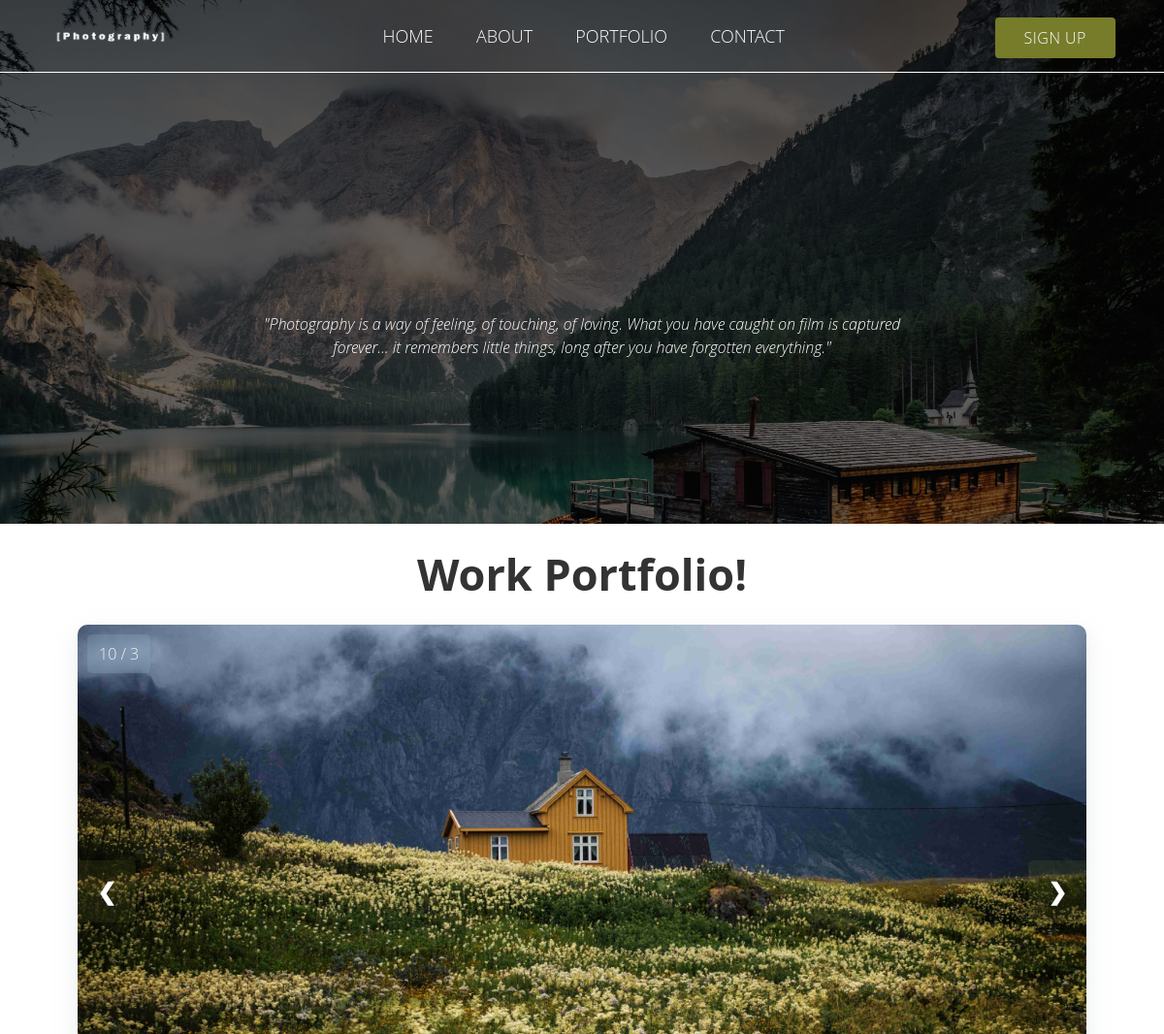
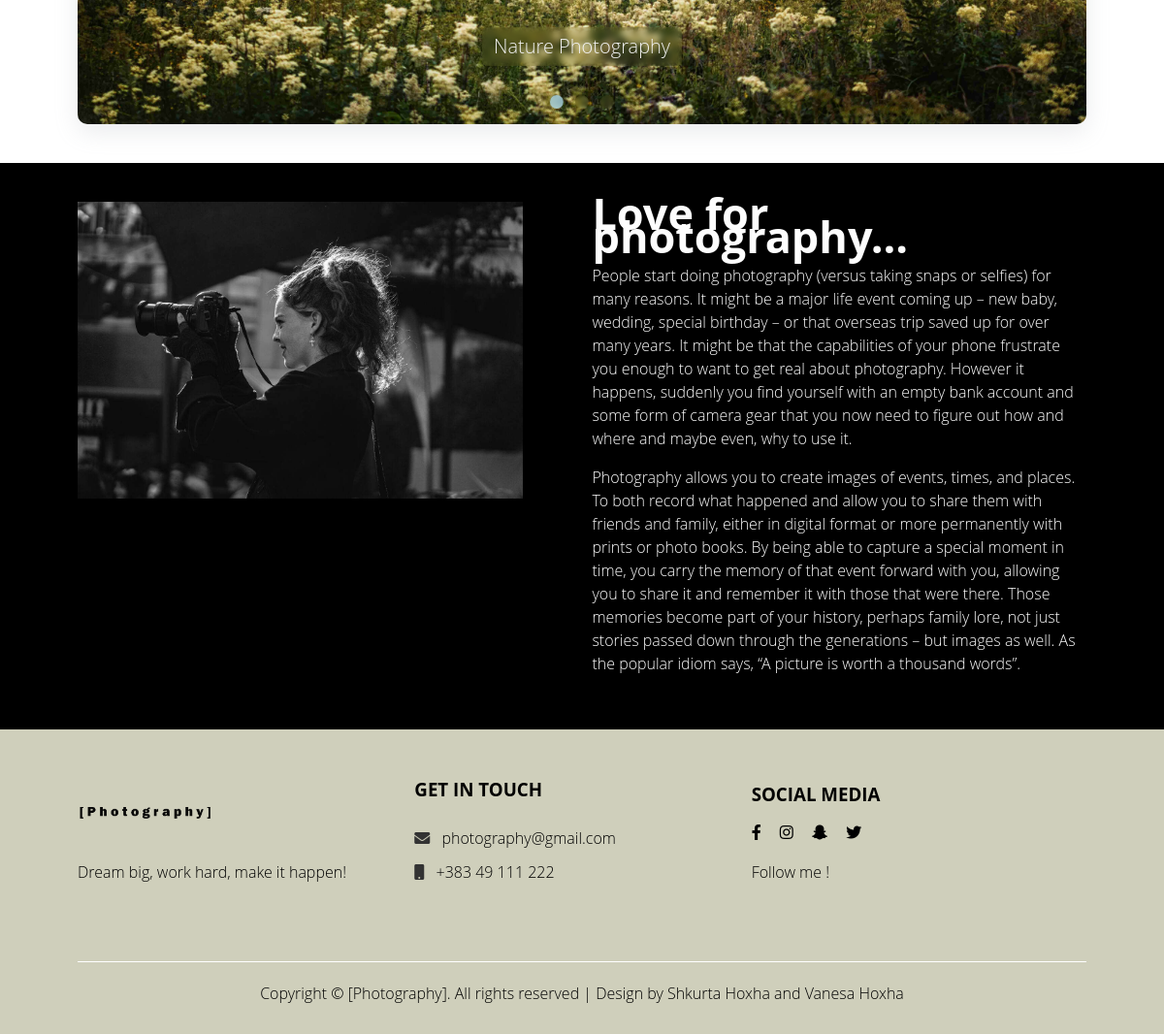
The page / on the database its author committed (2 pictures, top to bottom).
### tables this page shows
CREATE TABLE `navigation` (
  `id` int(11) NOT NULL,
  `title` varchar(255) NOT NULL,
  `url` varchar(255) NOT NULL
);

CREATE TABLE `homeslider` (
  `id` int(11) NOT NULL,
  `title` varchar(256) NOT NULL,
  `image` varchar(256) NOT NULL
);

### db/Dbconnect.php (called while the page is built)
<?php
class Dbconnect
{
    private $_localhost = 'localhost';
    private $_user = 'root';
    private $_password = '*Shkurta123*';
    private $_dbname = 'photography';
    protected $connection;
    public function __construct()
    {
        if (!isset($this->connection)) {
            $this->connection = new mysqli($this->_localhost, $this->_user, $this->_password, $this->_dbname);
        }
        else{
            echo "connection failed";
        }
        return $this->connection;
    }
}

### Crud.php (called while the page is built, shortened)
<?php
include_once('db/Dbconnect.php');
class Crud extends Dbconnect
{
    public function selectalldata($table)
    {
        $select = "SELECT * FROM $table";
        $select1 = $this->connection->query($select);
        return $select1;
    }
}
?>

### index.php (the view, shortened to what this page needs)
<?php include('layout/header.php') ?>
<?php
include_once("Crud.php");
?>
<main>
    <section class="banner"
             style="background-image: linear-gradient(rgba(0,0,0,0.7),rgba(0,0,0,0.5)), url('assets/images/general/home-banner.jpg');background-size: cover; background-position: center;position:relative; padding: 0 0 190px 0;">
        <div class="header">
            <div class="logo">
                <figure>
                    <a href="/">
                        <img src="assets/images/icons/logo[photography].png" alt="Logo">
                    </a>
                </figure>
            </div>
            <?php include ("partial/navigation.php") ?>
        </div>
        <div class="banner-content">
            <p>
                "Photography is a way of feeling, of touching, of loving. What you have caught on film is captured
                forever... it remembers little things, long after you have forgotten everything."
            </p>
        </div>
    </section>
    <section class="portfolio space">
        <div class="center">
            <h2>
                Work Portfolio!
            </h2>
        </div>
        <div class="portfolio-list">
            <?php
            $crud = new crud();
            $result = $crud->selectalldata("homeslider");
            while ($data = mysqli_fetch_array($result)) {
                ?>
                <div class="mySlides animate">
                    <a href="portfolio.php">
                        <img src="assets/images/general/<?php echo $data['image']; ?>" alt="slide"/>
                    </a>
                    <div class="number"><?php echo $data['id']; ?> / 3</div>
                    <div class="text"><?php echo $data['title']; ?></div>
                </div>
            <?php } ?>
            <a class="prev" onclick="prevSlide()">&#10094;</a>
            <a class="next" onclick="nextSlide()">&#10095;</a>
            <div class="dots-container">
                <span class="dots" onclick="currentSlide(1)"></span>
                <span class="dots" onclick="currentSlide(2)"></span>
                <span class="dots" onclick="currentSlide(3)"></span>
            </div>
        </div>
    </section>
    <div class="main-content space responsive-main-content">
        <div class="main-content-image">
            <img src="assets/images/general/photographer.jpg" alt="Photographer">
        </div>
        <div class="main-content-description">
            <h2>Love for photography...</h2>
            <p>People start doing photography (versus taking snaps or selfies) for many reasons. It might be a major
                life event coming up – new baby, wedding, special birthday – or that overseas trip saved up for over
                many years. It might be that the capabilities of your phone frustrate you enough to want to get real
                about photography. However it happens, suddenly you find yourself with an empty bank account and
                some form of camera gear that you now need to figure out how and where and maybe even, why to use
                it.</p>
            <p>
                Photography allows you to create images of events, times, and places. To both record what happened
                and allow you to share them with friends and family, either in digital format or more permanently
                with prints or photo books. By being able to capture a special moment in time, you carry the memory
                of that event forward with you, allowing you to share it and remember it with those that were there.
                Those memories become part of your history, perhaps family lore, not just stories passed down
                through the generations – but images as well. As the popular idiom says, “A picture is worth a
                thousand words”.
            </p>
        </div>
    </div>
</main>
<?php include('layout/footer.php') ?>

### partial/navigation.php (shortened to what this page needs)
<div class="navigation">
    <ul>
        <?php
        $crud = new crud();
        $result = $crud->selectalldata("navigation");
        while ($data = mysqli_fetch_array($result)) {
            ?>
            <li>
                <a href="<?php echo $data['url']; ?>"><?php echo $data['title']; ?></a>
            </li>
        <?php } ?>
    </ul>
</div>
<div class="login responsive">
    <a href="register.php" class="btn">SIGN UP</a>
</div>

### assets/css/style.css (style rules this page uses)
body { margin: 0; font-family: 'Literata', serif; overflow-x: hidden; }
.btn { padding: 10px 30px; vertical-align: middle; background: #767c2a; color: white; text-decoration: none; border-radius: 4px; letter-spacing: 0.5px; transition: 0.3s ease-in; text-transform: uppercase; cursor: pointer; }
.space { padding: 40px 80px 40px; }
.center { text-align: center; padding-bottom: 40px; }
h2 { font-size: 45px; font-weight: 700; margin: 0; }
.header { display: flex; justify-content: space-between; padding: 10px 50px; border-bottom: 1px solid white; }
.header .logo { width: 128px; height: 54px; }
.header .logo figure { margin: 0; width: 100%; height: 100%; }
.header .logo figure a img { width: 100%; height: 100%; object-fit: contain; }
.header .navigation, .header .login { margin-top: 15px; }
.header .navigation ul { padding: 0; margin: 0; text-transform: uppercase; }
.header .navigation ul li { list-style: none; display: inline-block; }
.header .navigation ul li a { padding: 20px; font-size: 18px; text-decoration: none; color: #fdfdfd; transition: 0.3s ease-in; }
.banner { height: 350px; position: relative; }
.banner .banner-content { position: absolute; width: 55%; margin: 100px auto; text-align: center; left: 50%; transform: translateX(-50%); bottom: 10%; color: #fff; font-style: italic; }
.main-content { display: flex; justify-content: space-between; background-color: black; }
.main-content .main-content-image, .main-content .main-content-description { width: 49%; color:#fdfdfd; }
.main-content .main-content-image img { width: 90%; object-fit: contain; }
.portfolio-list { border-radius: 10px; overflow: hidden; max-width: 100%; position: relative; display: block; object-fit: contain; box-shadow:rgba(149, 157, 165, 0.2) 0px 8px 24px;; margin: auto; z-index: 0; }
.mySlides { display: contents; }
.mySlides img { display: block; object-fit: cover; height: 550px; width: 100%; }
.prev, .next { cursor: pointer; position: absolute; top: 50%; transform: translate(0, -50%); width: auto; padding: 20px; color: white; font-weight: bold; font-size: 24px; border-radius: 0 5px 5px 0; background:rgba(118, 124, 42, 0.15); user-select: none; }
.next { right: 0; border-radius: 5px 0 0 5px; }
.text { color: #f2f2f2; background-color: rgba(118, 124, 42, 0.15); backdrop-filter: blur(3px); border-radius: 5px; font-size: 20px; padding: 8px 12px; position: absolute; bottom: 60px; left: 50%; transform: translate(-50%); text-align: center; }
.number { color: #f2f2f2; font-size: 16px; background-color: rgba(173, 216, 230, 0.15); backdrop-filter: blur(3px); border-radius: 5px; padding: 8px 12px; position: absolute; top: 10px; left: 10px; }
.dots-container { position: absolute; bottom: 10px; left: 50%; transform: translate(-50%); }
.dots { cursor: pointer; height: 14px; width: 14px; margin: 0 4px; background-color: rgba(118, 124, 42, 0.15); backdrop-filter: blur(2px); border-radius: 50%; display: inline-block; transition: background-color 0.3s ease; }
.dots-container .active, .dots:hover { background-color: rgba(173, 216, 230, 0.8); }
.animate { -webkit-animation-name: animate; -webkit-animation-duration: 1s; animation-name: animate; animation-duration: 2s; }
body { font: 16px/1.5em "Overpass", "Open Sans", Helvetica, sans-serif; color: #333; font-weight: 300; }

### rows shown on the page
navigation: title "HOME"
navigation: title "ABOUT"
navigation: title "PORTFOLIO"
navigation: title "CONTACT"
homeslider: image (picture), id "10", title "Nature Photography"
